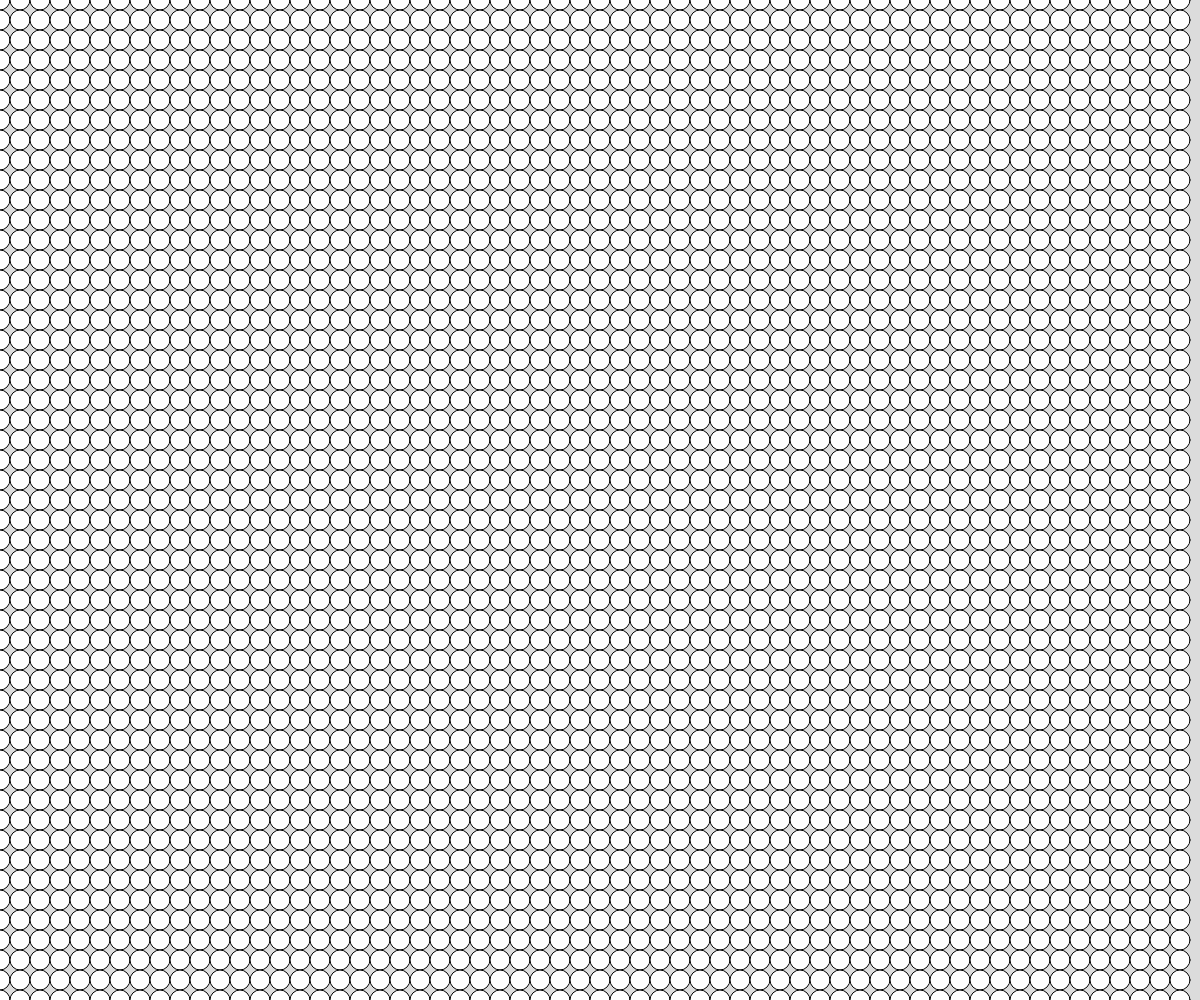
Frame 1 (no input)
Frame 60 (no input): identical to frame 1, image omitted
Frame 120 (the mouse pressed at the canvas centre since frame 60): identical to frame 1, image omitted

The p5.js sketch that drew this single still picture (run headless with seeded random() and noise() and a simulated clock; from frame 60 on, the mouse is pressed at the canvas centre):

// p5.js sketch
// ── sketch.js
// Project Title
// Your Name
// Date
//
// Extra for Experts:
// - describe what you did to take this project "above and beyond"


let gridSpacing = 20;

function setup() {
  createCanvas(windowWidth, windowHeight);
  loopReview();
}

function renderGrid(){
  for(let x = 0; x < width; x += gridSpacing){
    for(let y = 0; y<=height; y += gridSpacing){
      circle(x,y,gridSpacing);
      let d = roundedDist(x,y,mouseX,mouseY);
      textAlign(CENTER,CENTER);
      text(d,x,y);
    }
  }
}

function roundedDist(x1,y1,x2,y2){
  let a = abs(x1-x2);
  let b = abs(y1-y2);
  let c = Math.sqrt();
}

function loopReview(){
  for(let x = 0; x <= 40; x = x+20){
    for(let y = 0; y <= 40; y += 20){
      print(x,y);
    }
  }
}

function draw() {
  background(220);
  renderGrid();
}
